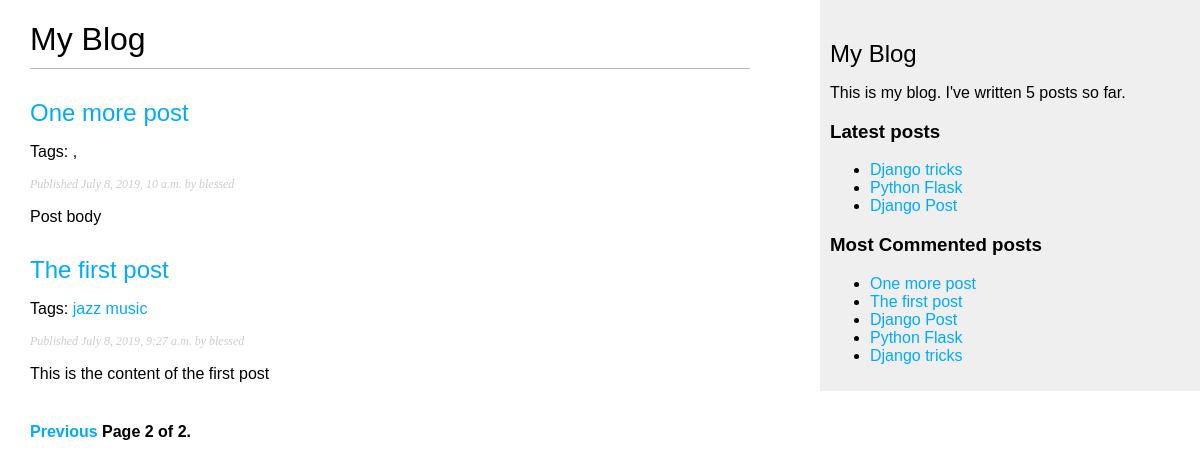
Screenshot of /blog/?page=2 with the database file from the repository.
### blog/models.py (models this page shows, shortened)
class Post(models.Model):
    STATUS_CHOICES = (
        ('draft', 'Draft'),
        ('published', 'Published'),
    )
    title = models.CharField(max_length=250)
    slug = models.SlugField(max_length=250, unique_for_date='publish')
    author = models.ForeignKey(User,
                              on_delete=models.CASCADE,
                              related_name='blog_posts')
    body = models.TextField()
    publish = models.DateTimeField(default=timezone.now)
    created = models.DateTimeField(auto_now_add=True)
    updated = models.DateTimeField(auto_now=True)
    status = models.CharField(max_length=10,
                              choices=STATUS_CHOICES,
                              default='draft')
    tags = TaggableManager()
    objects = models.Manager()  # the default manager
    published = PublishedManager() # our custom manager
    class Meta:
        ordering = ('-publish',)
    def get_absolute_url(self):
        return reverse('blog:post_detail',
                        args=[self.publish.year,
                                self.publish.month,
                                self.publish.day,
                                self.slug])

### blog/views.py (the view)
# urls.py: path('', views.post_list, name='post_list'),
def post_list(request, tag_slug=None):
    object_list = Post.published.all()
    tag = None
    if tag_slug:
        tag = get_object_or_404(Tag, slug=tag_slug)
        object_list = object_list.filter(tags__in=[tag])
    paginator = Paginator(object_list, 3)  # 3 posts per page
    page = request.GET.get('page')
    try:
        posts = paginator.page(page)
    except PageNotAnInteger:
        posts = paginator.page(1)
    except EmptyPage:
        posts = paginator.page(paginator.num_pages)
    return render(request,
                'blog/post/list.html',
                {'posts':posts,
                 'page': page,
                 'tag': tag})

### blog/models.py (called while the page is built)
    def get_queryset(self):
        return super(PublishedManager,
            self).get_queryset().filter(status='published')

### blog/templatetags/blog_tags.py (called while the page is built)
@register.simple_tag
def total_posts():
    return Post.published.count()

@register.inclusion_tag('blog/post/latest_posts.html')
def show_latest_posts(count=5):
    latest_posts = Post.published.order_by('-publish')[:count]
    return {'latest_posts': latest_posts}

@register.simple_tag
def get_most_commented_posts(count=5):
    return Post.published.annotate(
                total_comments=Count('comments')
            ).order_by('-total_comments')[:count]

@register.filter(name='markdown')
def markdown_format(text):
    return mark_safe(markdown.markdown(text))

### blog/templates/blog/post/list.html (shortened to what this page needs)
{% extends 'blog/base.html' %}
{% load blog_tags %}
{% block content %}
    <h1>My Blog</h1>
    {% for post in posts %}
        <h2>
            <a href="{{ post.get_absolute_url }}">
                {{post.title}}
            </a>
        </h2>
        <p class="tags">
            Tags:
            {% for tag in post.tags.all %}
                <a href="{% url 'blog:post_list_by_tag' tag.slug %}">
                    {{ tag.name }}
                </a>
            {% endfor %}
            {% if not forloop.last %}, {% endif %}
        </p>
        <p class="date">
            Published {{ post.publish }} by {{ post.author }}
        </p>
        {{ post.body|markdown|truncatewords_html:30 }}
    {% endfor %}
    {% include 'pagination.html' with page=posts %}
{% endblock %}

### blog/templates/blog/base.html (shortened to what this page needs)
{% load blog_tags %}
{% load static %}
<!DOCTYPE html>
<html lang="en">
<head>
    <link rel="stylesheet" href="{% static 'css/blog.css' %}">
</head>
<body>
    <div id="content">
        {% block content %}{% endblock %}
    </div>
    <div id="sidebar">
        <h2>My Blog</h2>
        <p>This is my blog. I've written {% total_posts %}
             posts so far.</p>
        <h3>Latest posts</h3>
        {% show_latest_posts 3 %}
        <h3>Most Commented posts</h3>
        {% get_most_commented_posts as most_commented_posts %}
        <ul>
            {% for post in most_commented_posts %}
                <li>
                    <a href="{{ post.get_absolute_url }}">{{ post.title }}</a>
                </li>
            {% endfor %}
        </ul>
    </div>
</body>
</html>

### blog/templates/blog/post/latest_posts.html
<ul>
    {% for post in latest_posts %}
        <li>
            <a href="{{ post.get_absolute_url }}">{{ post.title }}</a>
        </li>
    {% endfor %}
</ul>

### blog/static/css/blog.css (style rules this page uses)
body { margin:0; padding:0; font-family:helvetica, sans-serif; }
a { color:#00abff; text-decoration:none; }
h1 { font-weight:normal; border-bottom:1px solid #bbb; padding:0 0 10px 0; }
h2 { font-weight:normal; margin:30px 0 0; }
#content { float:left; width:60%; padding:0 0 0 30px; }
#sidebar { float:right; width:30%; padding:10px; background:#efefef; height:100%; }
p.date { color:#ccc; font-family: georgia, serif; font-size: 12px; font-style: italic; }

### rows the page displays
Post: title "One more post", publish "July 8, 2019, 10 a.m.", author "blessed", body "Post body"
Post: title "The first post", publish "July 8, 2019, 9:27 a.m.", author "blessed", body "This is the content of the first post"
Tag: name "jazz"
Tag: name "music"
Post: title "Django tricks"
Post: title "Python Flask"
Post: title "Django Post"

### other values shown
{{ page.number }} "2"
{{ page.paginator.num_pages }} "2"
